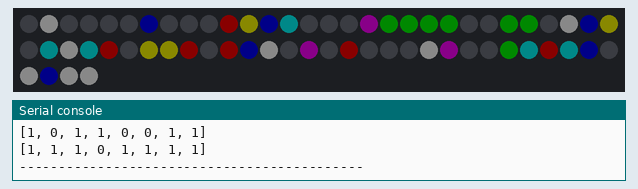
Simulated run of this program. Board: ESP8266 board running MicroPython. Parts: 64 RGB LEDs in strip order, left to right, continuing on the next row, the last lines printed to the serial console. Dim RGB values are drawn brighter than linear; random numbers come from a fixed seed.

Above: at 2.1 s.
At 5.42 s:
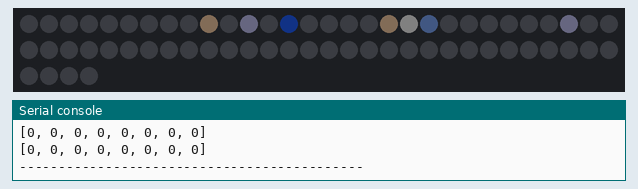
At 18.5 s:
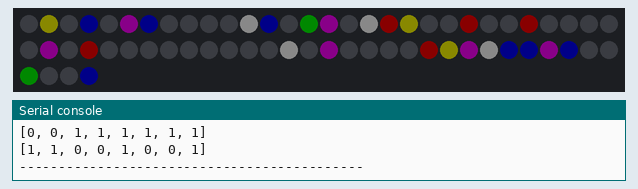
At 22.6 s:
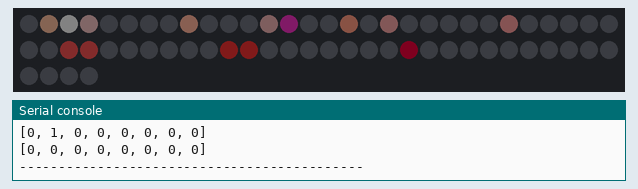
At 26.8 s:
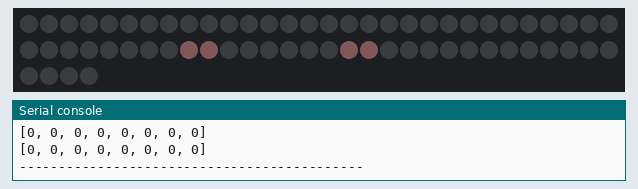
At 38.97 s:
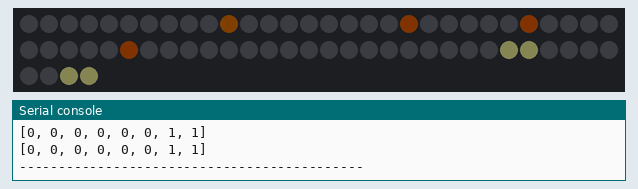

The program:

conway_plus.py
```python
'''
This code implements Conways Game of Life using micropython on an ESP8266
It creates the color of a new life form based on the color of the three "parents"
Some code borrow from a video Lady Ada did
'''

from machine import Pin  #freq
import neopixel
import utime
import uos

# at one point thought I had to increase freq for pixels to always fire correctly
#freq(160000000)

PIXEL_WIDTH = const(8)
PIXEL_HEIGHT = const(8)
MAX_BRIGHT = const(10)

pixels = neopixel.NeoPixel(Pin(13, Pin.OUT), PIXEL_WIDTH*PIXEL_HEIGHT)

def conway_step():
  global board
  global color_board
  # need to do the following equivalent to deep copy
  new_board = [board[i][:] for i in range(len(board))]
  new_color_board = [color_board[i][:] for i in range(len(board))]

  changed = False

  for x in range(PIXEL_HEIGHT):
    for y in range(PIXEL_WIDTH):
      num_neighbors = board[x-1][y-1] + board[x][y-1] + board[x+1][y-1] + board[x-1][y] \
                      + board[x+1][y] + board[x+1][y+1] + board[x][y+1] + board[x-1][y+1]

      if board[x][y] and not (2 <= num_neighbors <=3):
        new_board[x][y] = 0
        new_color_board[x][y] = (0,0,0)
        changed = True
      elif not board[x][y] and num_neighbors == 3:
        new_board[x][y] = 1
        #color_board[x][y] = color()

        # to add multiple same length tuples: tuple(map(sum, zip(a,b,...)))
        # note that only three of the below should be nonzero - (0,0,0,)
        color = tuple(map(sum, zip(color_board[x-1][y-1], color_board[x][y-1], color_board[x+1][y-1], color_board[x-1][y],
                                                   color_board[x+1][y], color_board[x+1][y+1], color_board[x][y+1], color_board[x-1][y+1])))

        new_color_board[x][y] = (color[0]//3, color[1]//3, color[2]//3)
        print("New dots color =", new_color_board[x][y])
        changed = True

  board = new_board
  color_board = new_color_board
  return changed

def conway_rand():
  global board
  global color_board

  pixels.fill((0,0,0))
  pixels.write()
  utime.sleep(2)

  # note that the + 1 below means that the board[X][-1] pulls in zero from a position beyond the grid
  board = [[0 for j in range(PIXEL_WIDTH + 1)] for i in range(PIXEL_HEIGHT + 1)]
  color_board = [[(0,0,0) for j in range(PIXEL_WIDTH + 1)] for i in range(PIXEL_HEIGHT + 1)]
  for x in range(PIXEL_HEIGHT):
    for y in range(PIXEL_WIDTH):
      board[x][y] = uos.urandom(1)[0]//128
      if board[x][y]:
        color_board[x][y] = color()
      else:
        color_board[x][y] = (0,0,0)

  print("--------------------------------------------")
  for x in range(PIXEL_HEIGHT):
    print(board[x][0:PIXEL_WIDTH])
    for y in range(PIXEL_WIDTH):
        pixels[x * PIXEL_HEIGHT + y] = color_board[x][y]
  print("--------------------------------------------")

  pixels.write()
  utime.sleep(3)

def random():
  return MAX_BRIGHT*(uos.urandom(1)[0]//128)

def color():
  return (random(), random(), random())

conway_rand()
n = 0
while True:
  if not conway_step():
    utime.sleep(5)
    conway_rand()

  print("--------------------------------------------")
  for x in range(PIXEL_HEIGHT):
    print(board[x][0:PIXEL_WIDTH])
    for y in range(PIXEL_WIDTH):
        pixels[x * PIXEL_HEIGHT + y] = color_board[x][y]
  print("--------------------------------------------")

  pixels.write()
  utime.sleep(0.1)
  n+=1
  if n > 100:
    conway_rand()
    n = 0
```

Measured:
- what the display in image 0 shows lasts 3.0 s, from 2.0 s to 5.0 s
